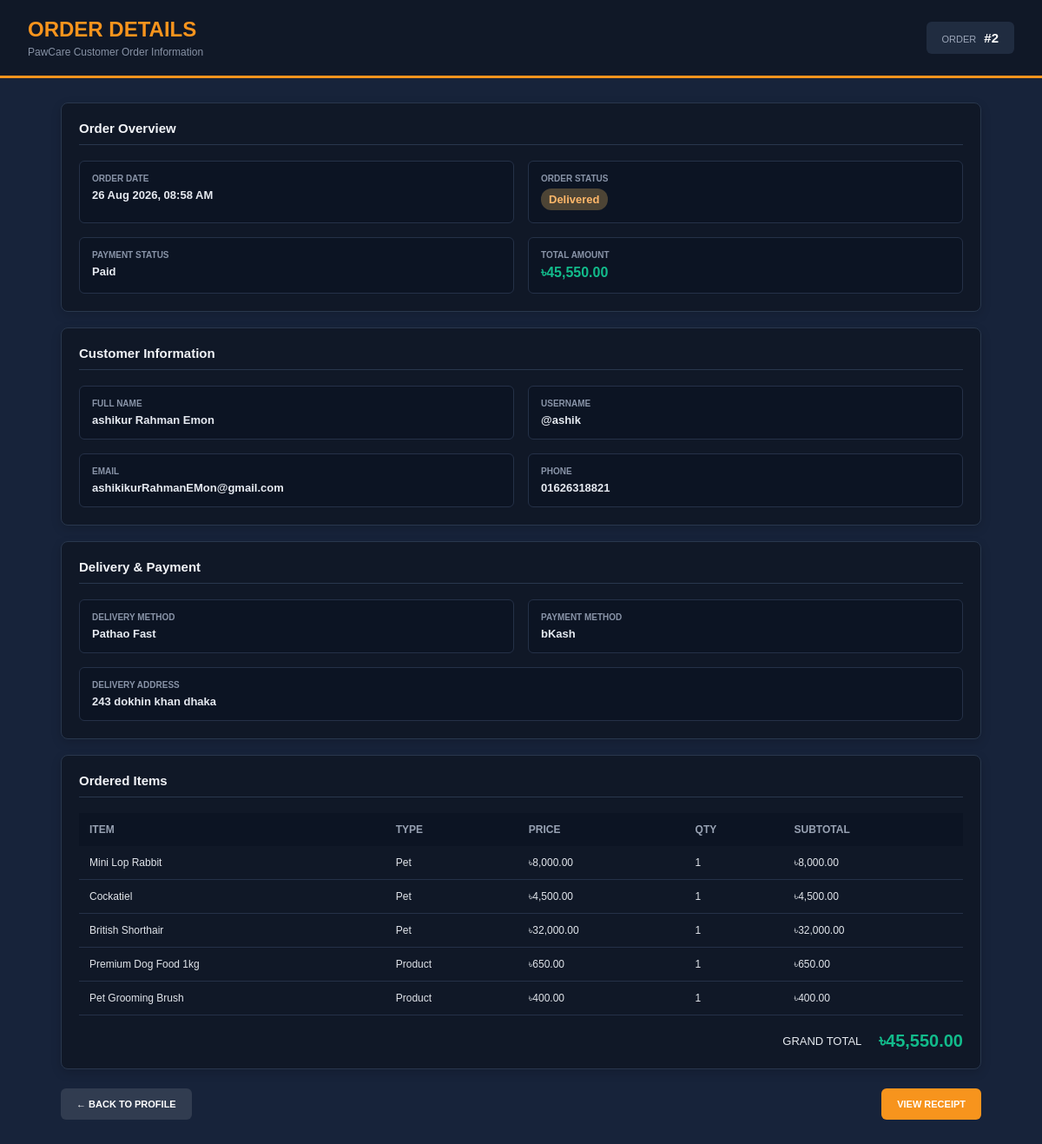
Page /index.php?page=customer/order_details&order_id=2 (signed in) on the committed database.
### tables this page shows
CREATE TABLE `orders` (
  `order_id` int(11) NOT NULL,
  `customer_id` int(11) NOT NULL,
  `total_amount` decimal(10,2) NOT NULL,
  `delivery_address` text NOT NULL,
  `delivery_method` enum('Pathao Fast','PetPanda Go','Speed Fast','Jhinku BD','Shop Pickup') NOT NULL DEFAULT 'Pathao Fast',
  `payment_method` enum('bKash','Nagad','Rocket','Credit Card','Cash on Delivery') NOT NULL DEFAULT 'Cash on Delivery',
  `payment_status` enum('Pending','Paid') DEFAULT 'Pending',
  `order_status` enum('Pending','Confirmed','Processing','Shipped','Delivered','Cancelled') DEFAULT 'Pending',
  `order_date` timestamp NOT NULL DEFAULT current_timestamp(),
  `updated_at` timestamp NOT NULL DEFAULT current_timestamp() ON UPDATE current_timestamp()
);

CREATE TABLE `users` (
  `user_id` int(11) NOT NULL,
  `full_name` varchar(100) NOT NULL,
  `username` varchar(50) NOT NULL,
  `email` varchar(100) NOT NULL,
  `phone` varchar(20) DEFAULT NULL,
  `gender` enum('Male','Female','Other') DEFAULT NULL,
  `password` varchar(255) NOT NULL,
  `role` enum('admin','customer','doctor','delivery') NOT NULL,
  `profile_image` varchar(255) DEFAULT 'default.png',
  `address` text DEFAULT NULL,
  `status` enum('active','inactive') DEFAULT 'active',
  `created_at` timestamp NOT NULL DEFAULT current_timestamp(),
  `updated_at` timestamp NOT NULL DEFAULT current_timestamp() ON UPDATE current_timestamp()
);

CREATE TABLE `order_items` (
  `order_item_id` int(11) NOT NULL,
  `order_id` int(11) NOT NULL,
  `item_type` enum('pet','product') NOT NULL,
  `item_id` int(11) NOT NULL,
  `item_name` varchar(150) NOT NULL,
  `price` decimal(10,2) NOT NULL,
  `quantity` int(11) NOT NULL DEFAULT 1,
  `subtotal` decimal(10,2) NOT NULL
);

### controllers/customer_order_details_controller.php (called while the page is built, shortened)
<?php
require_once __DIR__ . '/../helpers/helpers.php';
require_once __DIR__ . '/../models/order_model.php';
function customer_order_details_controller($conn) {
    $customer_id = (int) $_SESSION["user_id"];
    $order_id = (int) ($_GET["order_id"] ?? 0);
    $order = $order_id > 0 ? find_customer_order($conn, $order_id, $customer_id) : null;
    $order_items = list_order_items($conn, $order_id);
    require __DIR__ . '/../views/customer/order_details.php';
}

### models/order_model.php (called while the page is built, shortened)
<?php
function find_customer_order($conn, $order_id, $customer_id) {
    $sql = "SELECT o.order_id, o.total_amount, o.delivery_address, o.delivery_method, o.payment_method, o.payment_status, o.order_status, o.order_date, u.full_name, u.username, u.email, u.phone FROM orders o JOIN users u ON o.customer_id = u.user_id WHERE o.order_id = ? AND o.customer_id = ? LIMIT 1";
    $stmt = mysqli_prepare($conn, $sql);
    mysqli_stmt_bind_param($stmt, "ii", $order_id, $customer_id);
    mysqli_stmt_execute($stmt);
    $order = mysqli_fetch_assoc(mysqli_stmt_get_result($stmt));
    return $order;
}
function list_order_items($conn, $order_id) {
    $sql = "SELECT item_type, item_name, price, quantity, subtotal FROM order_items WHERE order_id = ? ORDER BY order_item_id ASC";
    $stmt = mysqli_prepare($conn, $sql);
    mysqli_stmt_bind_param($stmt, "i", $order_id);
    mysqli_stmt_execute($stmt);
    $result = mysqli_stmt_get_result($stmt);
    $items = [];
    while ($row = mysqli_fetch_assoc($result)) {
        $items[] = $row;
    }
    return $items;
}

### helpers/helpers.php (called while the page is built, shortened)
<?php
function route_url($page, $query = "") {
    $directory = str_replace("\\", "/", dirname($_SERVER["SCRIPT_NAME"]));
    $role = basename($directory);
    $url = rtrim($directory, "/") . "/index.php?page=" . urlencode($page);
    return $url;
}

### views/customer/order_details.php (the view, shortened to what this page needs)
<!DOCTYPE html>
<html lang="en">
<head>
    <link rel="stylesheet" href="../assets/css/order-details.css">
</head>
<body>
<div class="order-details-page">
    <header class="order-details-header">
        <div>
            <h1>ORDER DETAILS</h1>
            <p>PawCare Customer Order Information</p>
        </div>
        <div class="header-order-id">
            ORDER
            <strong>#<?php echo $order["order_id"]; ?></strong>
        </div>
    </header>
    <main class="order-details-content">
        <section class="details-card">
            <h2>Order Overview</h2>
            <div class="overview-grid">
                <div>
                    <span>Order Date</span>
                    <strong><?php echo date("d M Y, h:i A", strtotime($order["order_date"])); ?></strong>
                </div>
                <div>
                    <span>Order Status</span>
                    <strong class="status-badge"><?php echo htmlspecialchars($order["order_status"]); ?></strong>
                </div>
                <div>
                    <span>Payment Status</span>
                    <strong><?php echo htmlspecialchars($order["payment_status"]); ?></strong>
                </div>
                <div>
                    <span>Total Amount</span>
                    <strong class="total-highlight">৳<?php echo number_format($order["total_amount"], 2); ?></strong>
                </div>
            </div>
        </section>
        <section class="details-card">
            <h2>Customer Information</h2>
            <div class="information-grid">
                <div>
                    <span>Full Name</span>
                    <strong><?php echo htmlspecialchars($order["full_name"]); ?></strong>
                </div>
                <div>
                    <span>Username</span>
                    <strong>@<?php echo htmlspecialchars($order["username"]); ?></strong>
                </div>
                <div>
                    <span>Email</span>
                    <strong><?php echo htmlspecialchars($order["email"]); ?></strong>
                </div>
                <div>
                    <span>Phone</span>
                    <strong><?php echo htmlspecialchars($order["phone"] ?? ""); ?></strong>
                </div>
            </div>
        </section>
        <section class="details-card">
            <h2>Delivery & Payment</h2>
            <div class="information-grid">
                <div>
                    <span>Delivery Method</span>
                    <strong><?php echo htmlspecialchars($order["delivery_method"]); ?></strong>
                </div>
                <div>
                    <span>Payment Method</span>
                    <strong><?php echo htmlspecialchars($order["payment_method"]); ?></strong>
                </div>
                <div class="full-width">
                    <span>Delivery Address</span>
                    <strong><?php echo htmlspecialchars($order["delivery_address"]); ?></strong>
                </div>
            </div>
        </section>
        <section class="details-card">
            <h2>Ordered Items</h2>
            <div class="table-wrapper">
                <table class="order-items-table">
                    <thead>
                        <tr>
                            <th>ITEM</th>
                            <th>TYPE</th>
                            <th>PRICE</th>
                            <th>QTY</th>
                            <th>SUBTOTAL</th>
                        </tr>
                    </thead>
                    <tbody>
                    <?php foreach ($order_items as $item): ?>
                        <tr>
                            <td><?php echo htmlspecialchars($item["item_name"]); ?></td>
                            <td><?php echo ucfirst(htmlspecialchars($item["item_type"])); ?></td>
                            <td>৳<?php echo number_format($item["price"], 2); ?></td>
                            <td><?php echo (int) $item["quantity"]; ?></td>
                            <td>৳<?php echo number_format($item["subtotal"], 2); ?></td>
                        </tr>
                    <?php endforeach; ?>
                    </tbody>
                </table>
            </div>
            <div class="details-grand-total">
                <span>GRAND TOTAL</span>
                <strong>৳<?php echo number_format($order["total_amount"], 2); ?></strong>
            </div>
        </section>
        <div class="details-actions">
            <a href="<?php echo htmlspecialchars(route_url("customer/profile")); ?>" class="back-profile-btn">← BACK TO PROFILE</a>
            <a href="<?php echo htmlspecialchars(route_url("customer/order_success")); ?>&amp;order_id=<?php echo $order["order_id"]; ?>" class="receipt-btn">VIEW RECEIPT</a>
        </div>
    </main>
</div>
</body>
</html>

### assets/css/order-details.css (style rules this page uses)
* { margin: 0; padding: 0; box-sizing: border-box; }
body { font-family: Arial, sans-serif; background: #17233a; color: #e7ebf1; }
.order-details-page { min-height: 100vh; }
.order-details-header { min-height: 90px; background: #101827; padding: 18px 32px; display: flex; justify-content: space-between; align-items: center; border-bottom: 3px solid #f7941d; }
.order-details-header h1 { color: #f7941d; font-size: 24px; margin-bottom: 5px; }
.order-details-header p { color: #8792a5; font-size: 12px; }
.header-order-id { background: #202c40; padding: 10px 18px; border-radius: 6px; color: #9ca6b8; font-size: 11px; }
.header-order-id strong { color: white; margin-left: 6px; font-size: 15px; }
.order-details-content { width: 100%; max-width: 1100px; margin: auto; padding: 28px 20px; }
.details-card { background: #101827; border: 1px solid #29374d; border-radius: 8px; padding: 20px; margin-bottom: 18px; box-shadow: 0 4px 12px rgba(0, 0, 0, 0.15); }
.details-card h2 { color: #f2f4f8; font-size: 15px; margin-bottom: 18px; padding-bottom: 10px; border-bottom: 1px solid #29374d; }
.overview-grid, .information-grid { display: grid; grid-template-columns: repeat(2, 1fr); gap: 16px; }
.overview-grid div, .information-grid div { background: #0c1423; border: 1px solid #253148; border-radius: 6px; padding: 14px; display: flex; flex-direction: column; gap: 6px; }
.full-width { grid-column: 1 / -1; }
.overview-grid span, .information-grid span { color: #8994a8; font-size: 10px; text-transform: uppercase; font-weight: bold; }
.overview-grid strong, .information-grid strong { color: #e6eaf1; font-size: 13px; }
.status-badge { width: fit-content; padding: 5px 9px; border-radius: 12px; background: #4d4435; color: #ffb76a !important; }
.total-highlight { color: #12bb8b !important; font-size: 16px !important; }
.table-wrapper { overflow-x: auto; }
.order-items-table { width: 100%; border-collapse: collapse; font-size: 12px; }
.order-items-table th { background: #0c1423; color: #98a2b3; padding: 12px; text-align: left; }
.order-items-table td { padding: 12px; border-bottom: 1px solid #253148; color: #e1e5eb; }
.details-grand-total { margin-top: 18px; display: flex; justify-content: flex-end; align-items: center; gap: 20px; font-size: 13px; }
.details-grand-total strong { color: #12bb8b; font-size: 20px; }
.details-actions { display: flex; justify-content: space-between; gap: 15px; margin-top: 22px; }
.details-actions a { display: inline-block; padding: 12px 18px; border-radius: 6px; text-decoration: none; font-size: 11px; font-weight: bold; }
.back-profile-btn { background: #313c50; color: white; }
.receipt-btn { background: #f7941d; color: white; }

### rows in the picture
orders: order_id "2", order_date "26 Aug 2026, 08:58 AM", order_status "Delivered", payment_status "Paid", total_amount "45,550.00", customer.full_name "ashikur Rahman Emon", customer.username "ashik", customer.email "ashikikurRahmanEMon@gmail.com", customer.phone "01626318821", delivery_method "Pathao Fast", payment_method "bKash", delivery_address "243 dokhin khan dhaka"
order_items: item_name "Mini Lop Rabbit", item_type "Pet", price "8,000.00", quantity "1", subtotal "8,000.00"
order_items: item_name "Cockatiel", item_type "Pet", price "4,500.00", quantity "1", subtotal "4,500.00"
order_items: item_name "British Shorthair", item_type "Pet", price "32,000.00", quantity "1", subtotal "32,000.00"
order_items: item_name "Premium Dog Food 1kg", item_type "Product", price "650.00", quantity "1", subtotal "650.00"
order_items: item_name "Pet Grooming Brush", item_type "Product", price "400.00", quantity "1", subtotal "400.00"
